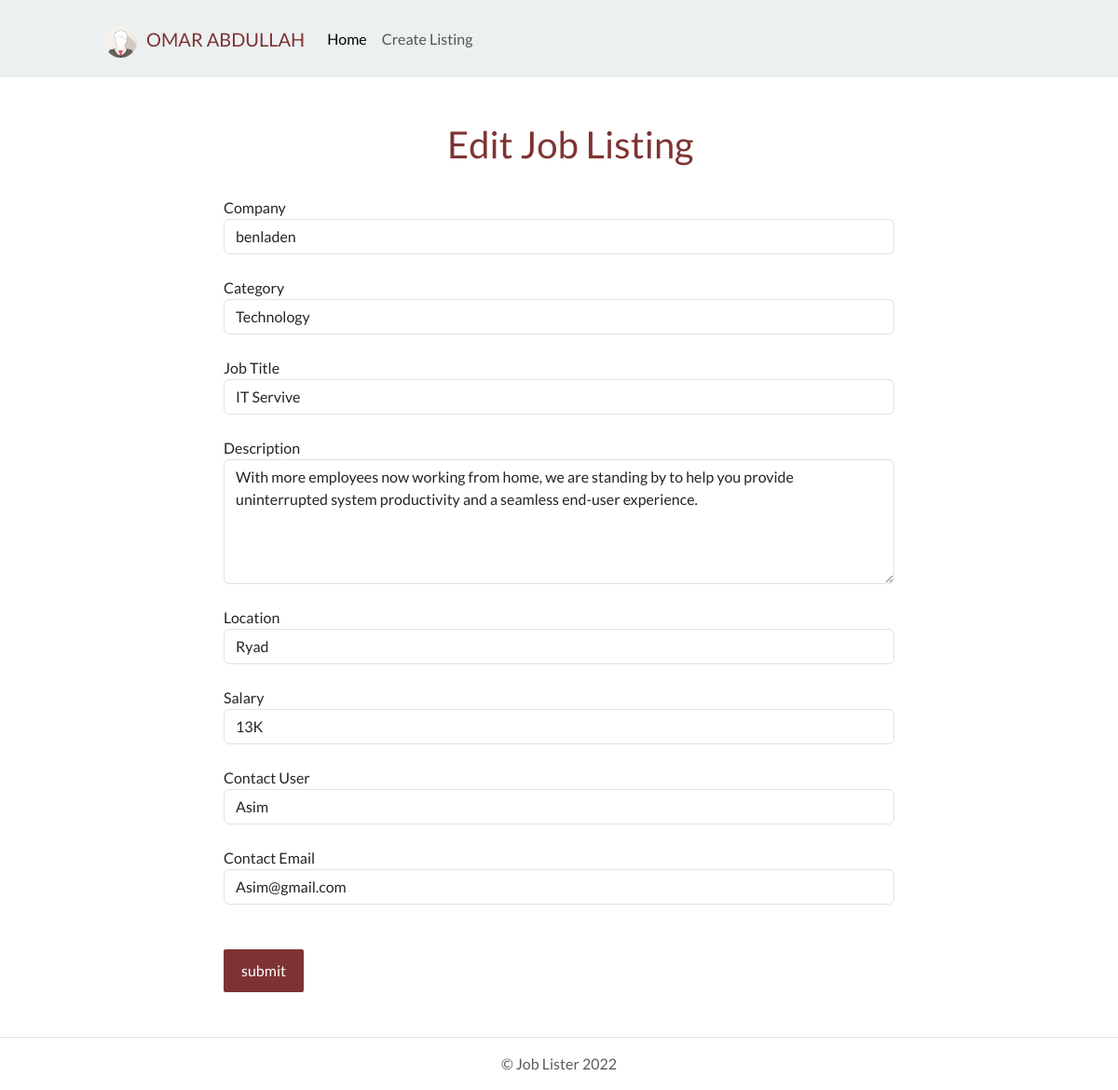
Page /edit.php?id=2 on the committed database.
### tables this page shows
CREATE TABLE `jobs` (
  `id` int(11) NOT NULL,
  `category_id` int(11) NOT NULL,
  `company` varchar(255) NOT NULL,
  `job_title` varchar(255) NOT NULL,
  `description` varchar(255) NOT NULL,
  `salary` varchar(255) NOT NULL,
  `location` varchar(255) NOT NULL,
  `contact_user` varchar(255) NOT NULL,
  `contact_email` varchar(255) NOT NULL,
  `post_date` timestamp NOT NULL DEFAULT current_timestamp()
);

### lib/Template.php (called while the page is built, shortened)
<?php
class Template {
    protected $template;
    public function __construct($template) {
        $this->template = $template ;
    }
    public function __toString() {
        include basename($this->template);
        return ob_get_clean();
    }
}

### lib/Database.php (called while the page is built, shortened)
<?php
class Database {
    private $host = DB_HOST;
    private $user = DB_USER;
    private $pass = DB_PASS;
    private $dbname = DB_NAME;
    private $dbh;
    private $stmt;
    public function __construct() {
        $dsn = "mysql:host=" . $this->host . ";dbname=" . $this->dbname;
        $options = array(
            PDO::ATTR_PERSISTENT => true ,
            PDO::ATTR_ERRMODE => PDO::ERRMODE_EXCEPTION
        );
        try {
            $this->dbh = new PDO($dsn, $this->user, $this->pass, $options);
        } catch (PDOException $e) {
            $this->error = $e->getMessage();
        }
    }
        public function query($query) {
            $this->stmt = $this->dbh->prepare($query);
        }
        public function bind($param, $value, $type = null) {
            if (is_null($type)) {
                switch(true){
                    default :
                        $type = PDO::PARAM_STR;
                }
            }
            $this->stmt->bindValue($param,$value,$type);
        }
        public function execute() {
            return $this->stmt->execute();
        }
        public function resultSet() {
            $this->execute();
            return $this->stmt->fetchAll(PDO::FETCH_OBJ);
        }
        public function single() {
            $this->execute();
            return $this->stmt->fetch(PDO::FETCH_OBJ);
        }
}

### lib/Job.php (called while the page is built, shortened)
<?php
class Job {
    private $db;
    public function __construct() {
        $this->db = new Database();
    }
    public function getCategories() {
        $this->db->query("SELECT * FROM categories");
        $results = $this->db->resultSet();
        return $results;
    }
    public function getJob($id) {
        $this->db->query("SELECT * FROM jobs WHERE id =
        :id");
        $this->db->bind(':id', $id);
        $row = $this->db->single();
        return $row;
    }
}

### template/job-edit.php (the view, shortened to what this page needs)
<?php include 'include/header.php';?>
<br><br>
    <h2 class="page-header" style="margin-left:12em; margin-right:10em;color:#7e3333;">Edit Job Listing</h2><br>
    <form action="edit.php?id=<?php echo $job->id;?>" method="post">
        <div class="form-group" style="margin-left:15em; margin-right:15em;">
            <label>Company</label><br>
            <input type="text" class="form-control" name="company" value="<?php echo $job->company;?>">
        </div><br>
        <div class="form-group" style="margin-left:15em; margin-right:15em;">
            <label>Category</label><br>
            <select name="category" class="form-control">
                <?php foreach($categories as $category) :?>
                    <?php if($job->category_id == $category->id): ?>
                    <option value="<?php echo $category->id; ?>" selected><?php echo $category->name; ?></option>
                <?php else: ?>
                    <option value="<?php echo $category->id; ?>"><?php echo $category->name; ?></option>
                <?php endif; ?>
                <?php endforeach; ?>
            </select>
        </div><br>
        <div class="form-group" style="margin-left:15em; margin-right:15em;">
            <label>Job Title</label><br>
            <input type="text" class="form-control" name="job_title" value="<?php echo $job->job_title;?>">
        </div><br>
        <div class="form-group" style="margin-left:15em; margin-right:15em;">
            <label>Description</label><br>
            <textarea class="form-control" rows="5" name="description"><?php echo $job->description;?></textarea>
        </div><br>
        <div class="form-group" style="margin-left:15em; margin-right:15em;">
            <label>Location</label><br>
            <input type="text" class="form-control" name="location" value="<?php echo $job->location;?>">
        </div><br>
        <div class="form-group" style="margin-left:15em; margin-right:15em;">
            <label>Salary</label><br>
            <input type="text" class="form-control" name="salary" value="<?php echo $job->salary;?>">
        </div><br>
        <div class="form-group" style="margin-left:15em; margin-right:15em;">
            <label>Contact User</label><br>
            <input type="text" class="form-control" name="contact_user" value="<?php echo $job->contact_user;?>">
        </div><br>
        <div class="form-group" style="margin-left:15em; margin-right:15em;">
            <label>Contact Email</label><br>
            <input type="text" class="form-control" name="contact_email" value="<?php echo $job->contact_email;?>">
        </div><br><br>
        <input type="submit" class="btn btn-default" value="submit" name="submit" style="margin-left:15em; padding: 10px 18px; color: white !important;
        background: #444;
        background-color: #7e3333;
        border-radius: 2px;">
        <br><br>
    </form>
<?php include 'include/footer.php'; ?>

### rows in the picture
jobs: company "benladen", job_title "IT Servive", description "With more employees now working from home, we are standing by to help you provide uninterrupted system productivity and a seamless end-user experience.", location "Ryad", salary "13K", contact_user "Asim", contact_email "Asim@gmail.com"

### other values in the picture
form field category "Technology"
